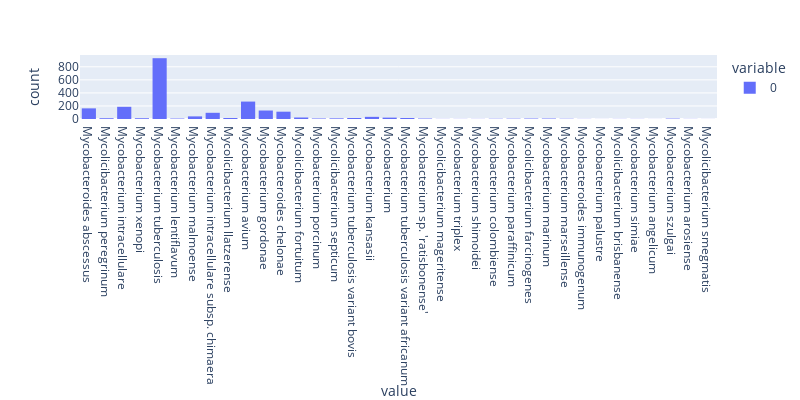

Notebook code cell kept with this figure:
### Code cell
fig = px.histogram(
    meatadata_df['ScientificName'].values,
)
fig.update_layout(
    height=400, width=800,
)
fig.show()

### Figure 1 — Plotly figure (JSON) as saved in the notebook; plotly's stock layout.template omitted (floating-point values rounded to 4 significant figures; data arrays with more than 128 entries replaced by an {"elided": "..."} marker saying what was removed)
{"data": [{"alignmentgroup": "True", "bingroup": "x", "hovertemplate": "variable=0<br>value=%{x}<br>count=%{y}<extra></extra>", "legendgroup": "0", "marker": {"color": "#636efa", "pattern": {"shape": ""}}, "name": "0", "offsetgroup": "0", "orientation": "v", "showlegend": true, "type": "histogram", "x": {"elided": "2154 str values"}, "xaxis": "x", "yaxis": "y"}], "layout": {"barmode": "relative", "height": 400, "legend": {"title": {"text": "variable"}, "tracegroupgap": 0}, "margin": {"t": 60}, "width": 800, "xaxis": {"anchor": "y", "autorange": true, "domain": [0, 1], "range": [-0.5, 35.5], "title": {"text": "value"}, "type": "category"}, "yaxis": {"anchor": "x", "autorange": true, "domain": [0, 1], "range": [0, 981.1], "title": {"text": "count"}}}}
